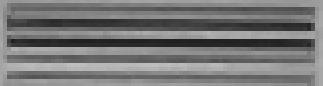
#> input picture badslice-bac/1.png, 323 x 86 px, found by its file name
$ python test2.py
#> lines starting #> are read from the running program, lines starting #| are printed output that depends on the picture
from PIL import Image
a=Image.open('labels/1.png').convert('RGB')
# a.show()

a=a.crop( (0,0,a.width,int((a.height*2)/3) )) #x1,y1,x2,y2
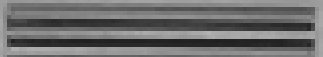
#> a: PIL image 323x57 RGB; min 32, max 179, mean 109
a.show()

$ run again, with badslice-bac/2.png copied over badslice-bac/1.png
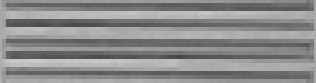
#> input picture badslice-bac/2.png, 316 x 83 px, found by its file name
#> `a=a.crop( (0,0,a.width,int((a.height*2)/3) ))`:
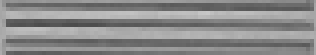
#> a: PIL image 316x55 RGB; min 75, max 199, mean 137.5

$ run again, with badslice-bac/3.png copied over badslice-bac/1.png
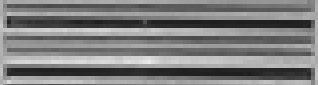
#> input picture badslice-bac/3.png, 318 x 85 px, found by its file name
#> `a=a.crop( (0,0,a.width,int((a.height*2)/3) ))`:
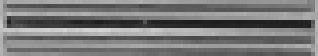
#> a: PIL image 318x56 RGB; min 30, max 211, mean 120.6

$ run again, with badslice-bac/4.png copied over badslice-bac/1.png
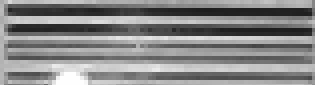
#> input picture badslice-bac/4.png, 315 x 85 px, found by its file name
#> `a=a.crop( (0,0,a.width,int((a.height*2)/3) ))`:
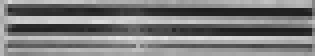
#> a: PIL image 315x56 RGB; min 29, max 227, mean 124.9
